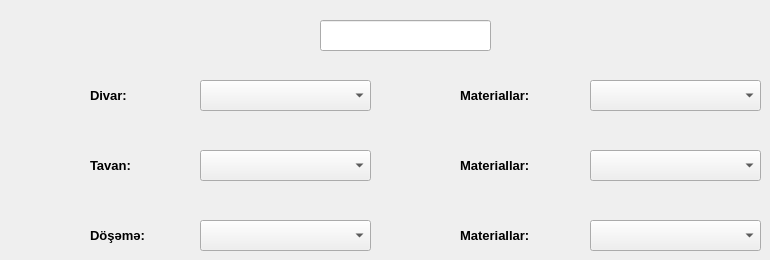
    <widget class="QWidget" name="tab_4">
     <attribute name="title">
      <string>Məkan_4</string>
     </attribute>
     <widget class="QLineEdit" name="lineEdit_8">
      <property name="geometry">
       <rect>
        <x>320</x>
        <y>20</y>
        <width>171</width>
        <height>31</height>
       </rect>
      </property>
     </widget>
     <widget class="QComboBox" name="comboBox_43">
      <property name="geometry">
       <rect>
        <x>590</x>
        <y>150</y>
        <width>171</width>
        <height>31</height>
       </rect>
      </property>
      <property name="currentIndex">
       <number>-1</number>
      </property>
      <item>
       <property name="text">
        <string>Asma tavan (Aliminium) (Çin)</string>
       </property>
      </item>
      <item>
       <property name="text">
        <string>Asma tavan (plastmas) (Çin)</string>
       </property>
      </item>
      <item>
       <property name="text">
        <string>Asma tavan (Orq steklo) (Çin)</string>
       </property>
      </item>
     </widget>
     <widget class="QComboBox" name="comboBox_44">
      <property name="geometry">
       <rect>
        <x>200</x>
        <y>80</y>
        <width>171</width>
        <height>31</height>
       </rect>
      </property>
      <property name="currentIndex">
       <number>-1</number>
      </property>
      <item>
       <property name="text">
        <string>Rənglənmə</string>
       </property>
      </item>
      <item>
       <property name="text">
        <string>Divar kağızı</string>
       </property>
      </item>
     </widget>
     <widget class="QLabel" name="label_45">
      <property name="geometry">
       <rect>
        <x>90</x>
        <y>220</y>
        <width>131</width>
        <height>31</height>
       </rect>
      </property>
      <property name="font">
       <font>
        <pointsize>10</pointsize>
        <weight>75</weight>
        <bold>true</bold>
       </font>
      </property>
      <property name="text">
       <string>Döşəmə:</string>
      </property>
     </widget>
     <widget class="QLabel" name="label_46">
      <property name="geometry">
       <rect>
        <x>90</x>
        <y>80</y>
        <width>91</width>
        <height>31</height>
       </rect>
      </property>
      <property name="font">
       <font>
        <pointsize>10</pointsize>
        <weight>75</weight>
        <bold>true</bold>
       </font>
      </property>
      <property name="text">
       <string>Divar:</string>
      </property>
     </widget>
     <widget class="QComboBox" name="comboBox_45">
      <property name="geometry">
       <rect>
        <x>200</x>
        <y>220</y>
        <width>171</width>
        <height>31</height>
       </rect>
      </property>
      <property name="currentIndex">
       <number>-1</number>
      </property>
      <item>
       <property name="text">
        <string>Parket</string>
       </property>
      </item>
      <item>
       <property name="text">
        <string>Laminat</string>
       </property>
      </item>
      <item>
       <property name="text">
        <string>Parket lövhəsi</string>
       </property>
      </item>
      <item>
       <property name="text">
        <string>Metlax</string>
       </property>
      </item>
      <item>
       <property name="text">
        <string>Lövhə</string>
       </property>
      </item>
     </widget>
     <widget class="QComboBox" name="comboBox_46">
      <property name="geometry">
       <rect>
        <x>590</x>
        <y>220</y>
        <width>171</width>
        <height>31</height>
       </rect>
      </property>
      <property name="currentIndex">
       <number>-1</number>
      </property>
      <item>
       <property name="text">
        <string>Fısdıq parket 2-ci növ (Azərbaycan)</string>
       </property>
      </item>
      <item>
       <property name="text">
        <string>Fısdıq parket 1-ci növ (Azərbaycan)</string>
       </property>
      </item>
      <item>
       <property name="text">
        <string>Palıd parket 2-ci növ (Rusiya)</string>
       </property>
      </item>
     </widget>
     <widget class="QLabel" name="label_47">
      <property name="geometry">
       <rect>
        <x>460</x>
        <y>150</y>
        <width>131</width>
        <height>31</height>
       </rect>
      </property>
      <property name="font">
       <font>
        <pointsize>10</pointsize>
        <weight>75</weight>
        <bold>true</bold>
       </font>
      </property>
      <property name="text">
       <string>Materiallar:</string>
      </property>
     </widget>
     <widget class="QLabel" name="label_48">
      <property name="geometry">
       <rect>
        <x>460</x>
        <y>220</y>
        <width>131</width>
        <height>31</height>
       </rect>
      </property>
      <property name="font">
       <font>
        <pointsize>10</pointsize>
        <weight>75</weight>
        <bold>true</bold>
       </font>
      </property>
      <property name="text">
       <string>Materiallar:</string>
      </property>
     </widget>
     <widget class="QComboBox" name="comboBox_47">
      <property name="geometry">
       <rect>
        <x>200</x>
        <y>150</y>
        <width>171</width>
        <height>31</height>
       </rect>
      </property>
      <property name="currentIndex">
       <number>-1</number>
      </property>
      <item>
       <property name="text">
        <string>Rəngləmə-Alıçpan</string>
       </property>
      </item>
      <item>
       <property name="text">
        <string>Asma tavan</string>
       </property>
      </item>
      <item>
       <property name="text">
        <string>Dartma tavan</string>
       </property>
      </item>
      <item>
       <property name="text">
        <string>Lambirin</string>
       </property>
      </item>
     </widget>
     <widget class="QLabel" name="label_49">
      <property name="geometry">
       <rect>
        <x>90</x>
        <y>150</y>
        <width>91</width>
        <height>31</height>
       </rect>
      </property>
      <property name="font">
       <font>
        <pointsize>10</pointsize>
        <weight>75</weight>
        <bold>true</bold>
       </font>
      </property>
      <property name="text">
       <string>Tavan:</string>
      </property>
     </widget>
     <widget class="QComboBox" name="comboBox_48">
      <property name="geometry">
       <rect>
        <x>590</x>
        <y>80</y>
        <width>171</width>
        <height>31</height>
       </rect>
      </property>
      <property name="currentIndex">
       <number>-1</number>
      </property>
      <item>
       <property name="text">
        <string>Divar kağızı (Çin)</string>
       </property>
      </item>
      <item>
       <property name="text">
        <string>Divar kağızı (Rusiya)</string>
       </property>
      </item>
      <item>
       <property name="text">
        <string>Divar kağızı (Almaniya)</string>
       </property>
      </item>
      <item>
       <property name="text">
        <string>Divar kağızı (Türkiyə)</string>
       </property>
      </item>
     </widget>
     <widget class="QLabel" name="label_50">
      <property name="geometry">
       <rect>
        <x>460</x>
        <y>80</y>
        <width>131</width>
        <height>31</height>
       </rect>
      </property>
      <property name="font">
       <font>
        <pointsize>10</pointsize>
        <weight>75</weight>
        <bold>true</bold>
       </font>
      </property>
      <property name="text">
       <string>Materiallar:</string>
      </property>
     </widget>
    </widget>
